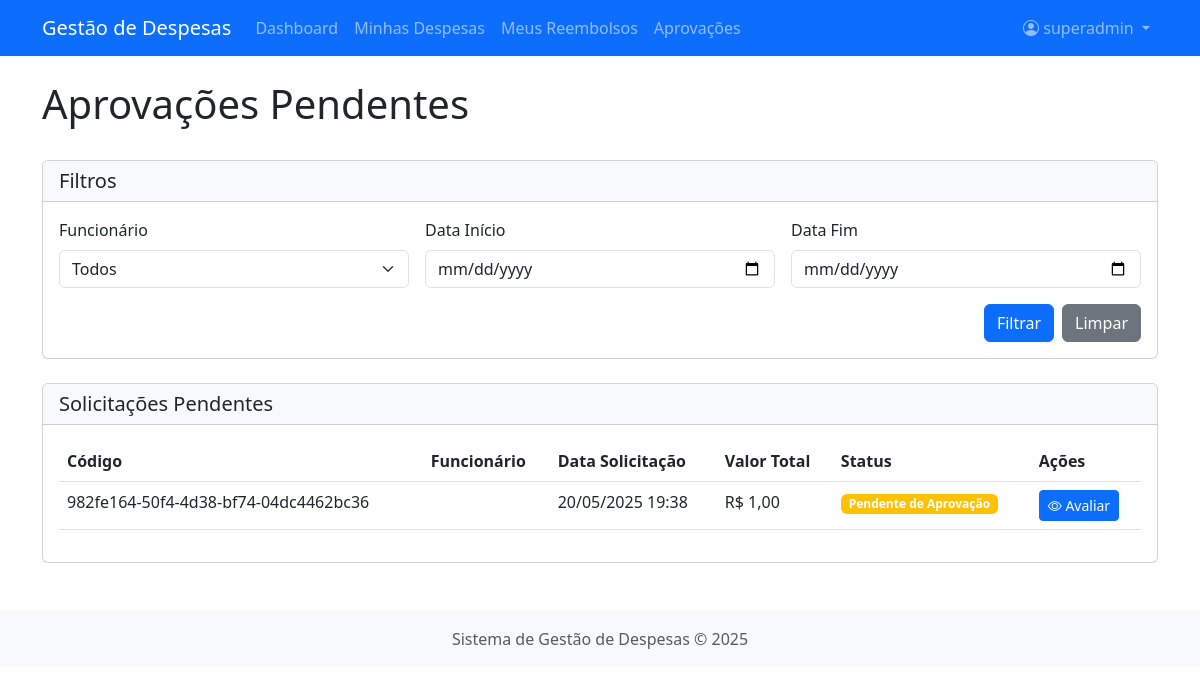
Screenshot of /aprovacoes/ (signed in) with the database file from the repository.
### despesas/models.py (models this page shows, shortened)
class SolicitacaoReembolso(models.Model):
    STATUS_CHOICES = [
        ('PENDENTE', 'Pendente de Aprovação'),
        ('APROVADA', 'Aprovada'),
        ('NEGADA', 'Negada'),
        ('PAGA', 'Reembolso Realizado'),
    ]
    despesas = models.ManyToManyField(Despesa, related_name='solicitacoes')
    funcionario = models.ForeignKey(Funcionario, on_delete=models.CASCADE, related_name='solicitacoes')
    data_solicitacao = models.DateTimeField(auto_now_add=True)
    data_aprovacao = models.DateTimeField(blank=True, null=True)
    aprovador = models.ForeignKey(Funcionario, on_delete=models.SET_NULL, related_name='aprovacoes', blank=True, null=True)
    status = models.CharField(max_length=20, choices=STATUS_CHOICES, default='PENDENTE')
    justificativa = models.TextField(blank=True, null=True)
    codigo = models.UUIDField(default=uuid.uuid4, editable=False, unique=True)
    def valor_total(self):
        return self.despesas.aggregate(total=models.Sum('valor'))['total'] or 0
    class Meta:
        verbose_name = 'Solicitação de Reembolso'
        verbose_name_plural = 'Solicitações de Reembolso'
        ordering = ['-data_solicitacao']

### despesas/views.py (the view)
# urls.py: path('aprovacoes/', views.aprovacao_list, name='aprovacao_list'),
@login_required
def aprovacao_list(request):
    try:
        funcionario = request.user.funcionario
    except:
        messages.error(request, "Perfil de funcionário não encontrado. Por favor, complete seu cadastro.")
        return redirect('despesas:profile')
    if not funcionario.is_gerente():
        messages.error(request, "Você não tem permissão para acessar esta página.")
        return redirect('despesas:dashboard')
    solicitacoes = SolicitacaoReembolso.objects.filter(
        funcionario__departamento=funcionario.departamento,
        status='PENDENTE'
       ).order_by('-data_solicitacao')
    funcionario_id = request.GET.get('funcionario')
    data_inicio = request.GET.get('data_inicio')
    data_fim = request.GET.get('data_fim')
    if funcionario_id:
        solicitacoes = solicitacoes.filter(funcionario_id=funcionario_id)
    if data_inicio:
        solicitacoes = solicitacoes.filter(data_solicitacao__date__gte=data_inicio)
    if data_fim:
        solicitacoes = solicitacoes.filter(data_solicitacao__date__lte=data_fim)
    paginator = Paginator(solicitacoes, 10)
    page_number = request.GET.get('page')
    page_obj = paginator.get_page(page_number)
    funcionarios = Funcionario.objects.filter(departamento=funcionario.departamento).exclude(id=funcionario.id)
    context = {
        'page_obj': page_obj,
        'funcionarios': funcionarios,
    }
    return render(request, 'despesas/aprovacao_list.html', context)

### despesas/models.py (called while the page is built)
    def is_gerente(self):
        return self.cargo == 'GERENTE'

    def is_financeiro(self):
        return self.cargo == 'FINANCEIRO'

### despesas/templates/despesas/aprovacao_list.html (shortened to what this page needs)
{% extends 'despesas/base.html' %}
{% block content %}
<div class="d-flex justify-content-between align-items-center mb-4">
    <h1>Aprovações Pendentes</h1>
</div>
<div class="card mb-4">
    <div class="card-header bg-light">
        <h5 class="card-title mb-0">Filtros</h5>
    </div>
    <div class="card-body">
        <form method="get" class="row g-3">
            <div class="col-md-4">
                <label for="funcionario" class="form-label">Funcionário</label>
                <select name="funcionario" id="funcionario" class="form-select">
                    <option value="">Todos</option>
                </select>
            </div>
            <div class="col-md-4">
                <label for="data_inicio" class="form-label">Data Início</label>
                <input type="date" name="data_inicio" id="data_inicio" class="form-control"
                       value="{{ request.GET.data_inicio|default:'' }}">
            </div>
            <div class="col-md-4">
                <label for="data_fim" class="form-label">Data Fim</label>
                <input type="date" name="data_fim" id="data_fim" class="form-control"
                       value="{{ request.GET.data_fim|default:'' }}">
            </div>
            <div class="col-12 d-flex justify-content-end">
                <button type="submit" class="btn btn-primary me-2">Filtrar</button>
                <a href="{% url 'despesas:aprovacao_list' %}" class="btn btn-secondary">Limpar</a>
            </div>
        </form>
    </div>
</div>
<div class="card">
    <div class="card-header bg-light">
        <h5 class="card-title mb-0">Solicitações Pendentes</h5>
    </div>
    <div class="card-body">
        {% if page_obj %}
        <div class="table-responsive">
            <table class="table table-hover">
                <thead>
                    <tr>
                        <th>Código</th>
                        <th>Funcionário</th>
                        <th>Data Solicitação</th>
                        <th>Valor Total</th>
                        <th>Status</th>
                        <th>Ações</th>
                    </tr>
                </thead>
                <tbody>
                    {% for solicitacao in page_obj %}
                    <tr>
                        <td>{{ solicitacao.codigo }}</td>
                        <td>{{ solicitacao.funcionario.usuario.get_full_name }}</td>
                        <td>{{ solicitacao.data_solicitacao|date:"d/m/Y H:i" }}</td>
                        <td>R$ {{ solicitacao.valor_total|floatformat:2 }}</td>
                        <td>
                            <span class="badge bg-warning">{{ solicitacao.get_status_display }}</span>
                        </td>
                        <td>
                            <a href="{% url 'despesas:aprovacao_detail' solicitacao.codigo %}" class="btn btn-sm btn-primary">
                                <i class="bi bi-eye"></i> Avaliar
                            </a>
                        </td>
                    </tr>
                    {% endfor %}
                </tbody>
            </table>
        </div>
        {% else %}
        <div class="text-center py-4">
            <p class="text-muted">Nenhuma solicitação pendente de aprovação.</p>
        </div>
        {% endif %}
    </div>
</div>
{% endblock %}

### despesas/templates/despesas/base.html (shortened to what this page needs)
<!DOCTYPE html>
<html lang="pt-br">
<head>
    <link href="https://cdn.jsdelivr.net/npm/bootstrap@5.3.0-alpha1/dist/css/bootstrap.min.css" rel="stylesheet">
    <link rel="stylesheet" href="https://cdn.jsdelivr.net/npm/bootstrap-icons@1.10.3/font/bootstrap-icons.css">
</head>
<body>
    <nav class="navbar navbar-expand-lg navbar-dark bg-primary">
        <div class="container">
            <a class="navbar-brand" href="{% url 'despesas:home' %}">Gestão de Despesas</a>
            <div class="collapse navbar-collapse" id="navbarNav">
                <ul class="navbar-nav me-auto">
                    {% if user.is_authenticated %}
                        <li class="nav-item">
                            <a class="nav-link" href="{% url 'despesas:dashboard' %}">Dashboard</a>
                        </li>
                        <li class="nav-item">
                            <a class="nav-link" href="{% url 'despesas:despesa_list' %}">Minhas Despesas</a>
                        </li>
                        <li class="nav-item">
                            <a class="nav-link" href="{% url 'despesas:reembolso_list' %}">Meus Reembolsos</a>
                        </li>
                        {% if user.funcionario.is_gerente %}
                        <li class="nav-item">
                            <a class="nav-link" href="{% url 'despesas:aprovacao_list' %}">Aprovações</a>
                        </li>
                        {% endif %}
                    {% endif %}
                </ul>
                <ul class="navbar-nav">
                    {% if user.is_authenticated %}
                        <li class="nav-item dropdown">
                            <a class="nav-link dropdown-toggle" href="#" role="button" data-bs-toggle="dropdown">
                                <i class="bi bi-person-circle"></i> {{ user.get_full_name|default:user.username }}
                            </a>
                        </li>
                    {% endif %}
                </ul>
            </div>
        </div>
    </nav>
    <main class="container my-4">
        {% block content %}{% endblock %}
    </main>
    <footer class="bg-light text-center text-muted py-3 mt-5">
        <div class="container">
            <p class="mb-0">Sistema de Gestão de Despesas © {% now "Y" %}</p>
        </div>
    </footer>
</body>
</html>

### rows the page displays
SolicitacaoReembolso: codigo "982fe164-50f4-4d38-bf74-04dc4462bc36", data_solicitacao "20/05/2025 19:38", valor_total "1,00", status "Pendente de Aprovação"

### other values shown
{{ user.get_full_name|default:user.username }} "superadmin"
